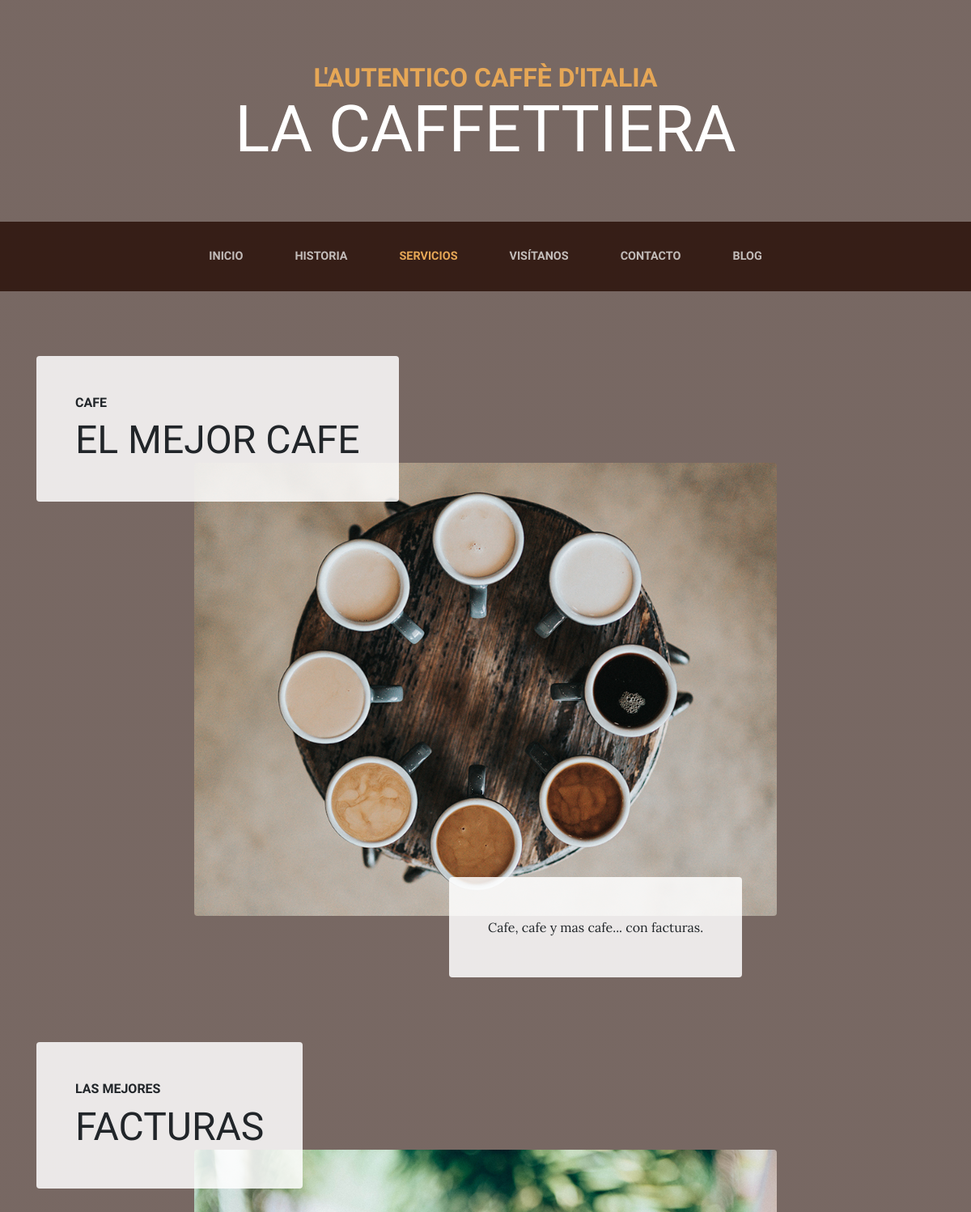
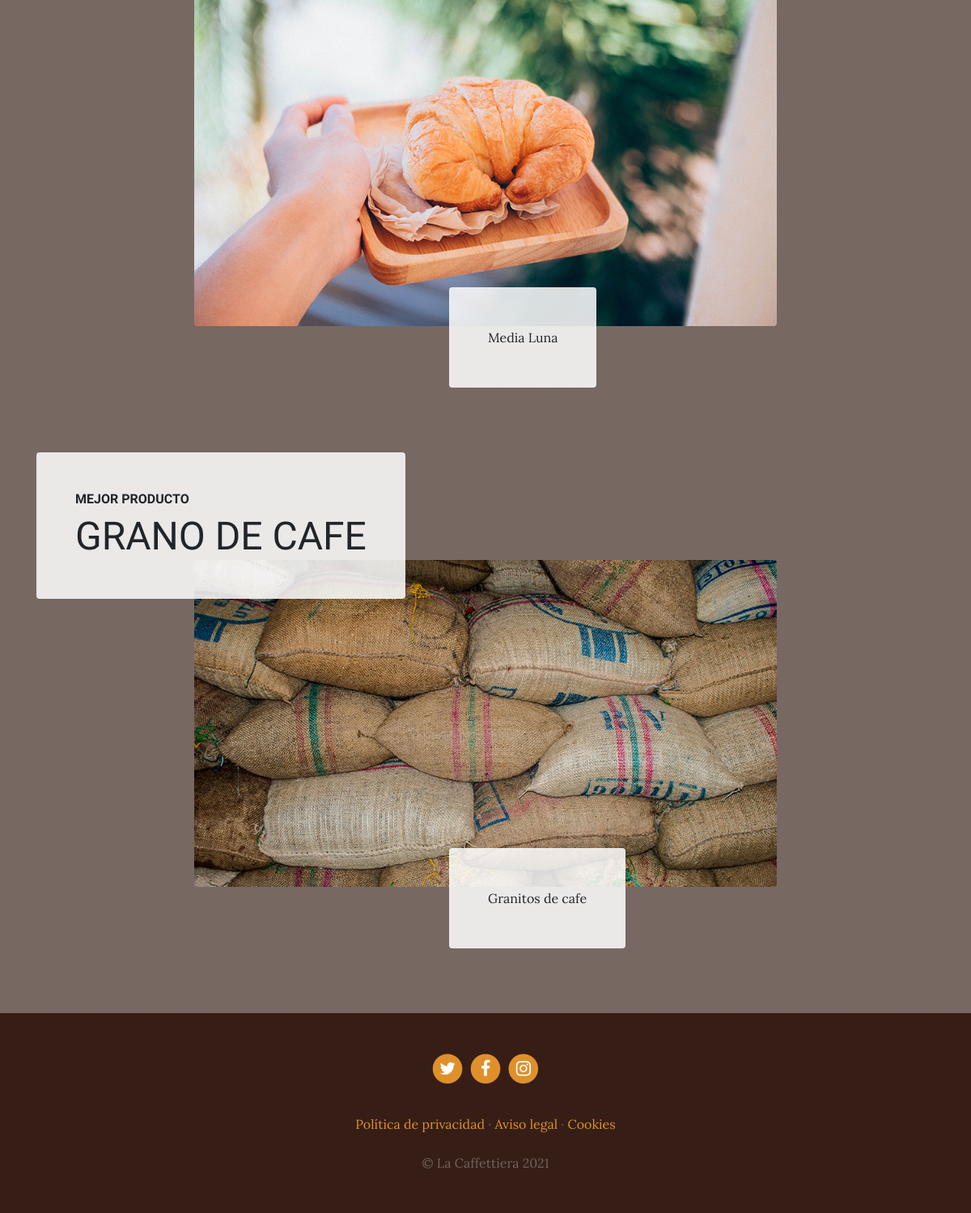
Page /services/ on the committed database (2 pictures, top to bottom).
### services/models.py (models this page shows, shortened)
class Service(models.Model):
    title = models.CharField(max_length=50, verbose_name='Titulo')
    subtitle = models.CharField(max_length=200, verbose_name='subtitulo')
    content = models.TextField(verbose_name='contenido')
    image = models.ImageField(verbose_name='Image', upload_to='services')
    created = models.DateTimeField(auto_now_add=True, verbose_name='Fecha de creacion')
    updated = models.DateTimeField(auto_now=True, verbose_name='Fecha de actualizacion')
    class Meta:
        verbose_name = 'servicio'
        verbose_name_plural = 'sevicios'
        ordering = ['-created']

### services/views.py (the view)
# urls.py: path('services/', include('services.urls')),
def services(request):
    servicios = Service.objects.all()
    return render(request, 'services/services.html', { 'servicios': servicios })

### services/templates/services/services.html (shortened to what this page needs)
{% extends "core/base.html" %}
{% load static %}
{% block content %}
{% for servicio in servicios reversed %}
    <section class="page-section">
        <div class="container">
            <div class="product-item">
            <div class="product-item-title d-flex">
                <div class="bg-faded p-5 d-flex mr-auto rounded">
                <h2 class="section-heading mb-0">
                    <span class="section-heading-upper">{{ servicio.subtitle }}</span>
                    <span class="section-heading-lower">{{ servicio.title }}</span>
                </h2>
                </div>
            </div>
            <img class="product-item-img mx-auto d-flex rounded img-fluid mb-3 mb-lg-0" src="{{ servicio.image.url }}" alt="">
            <div class="product-item-description d-flex ml-auto">
                <div class="bg-faded p-5 rounded">
                <p class="mb-0">{{ servicio.content }}</p>
                </div>
            </div>
            </div>
        </div>
    </section>
{% endfor %}
{% endblock content %}

### core/templates/core/base.html (shortened to what this page needs)
<!DOCTYPE html>
<html lang="es">
<head>
    {% load static %}
    <link href="{% static 'core/vendor/bootstrap/css/bootstrap.min.css' %}" rel="stylesheet">
    <link href="{% static 'core/vendor/font-awesome/css/font-awesome.min.css' %}" rel="stylesheet" type="text/css">
    <link href="{% static 'core/css/business-casual.css' %}" rel="stylesheet">
</head>
<body>
    <h1 class="site-heading text-center text-white d-none d-lg-block">
        <span class="site-heading-upper text-primary mb-3">L'autentico caffè d'italia</span>
        <span class="site-heading-lower">La Caffettiera</span>
    </h1>
<nav class="navbar navbar-expand-lg navbar-dark py-lg-4" id="mainNav">
<div class="container">
    <div class="collapse navbar-collapse" id="navbarResponsive">
        <ul class="navbar-nav mx-auto">
            <li class="nav-item {% if request.path == '/' %}active{% endif %} px-lg-4">
                <a class="nav-link text-uppercase text-expanded" href="{% url 'home' %}">Inicio</a>
            </li>
            <li class="nav-item {% if request.path == '/about/' %}active{% endif %} px-lg-4">
                    <a class="nav-link text-uppercase text-expanded" href="{% url 'about' %}">Historia</a>
            </li>
            <li class="nav-item {% if request.path == '/services/' %}active{% endif %} px-lg-4">
                    <a class="nav-link text-uppercase text-expanded" href="{% url 'services' %}">Servicios</a>
            </li>
            <li class="nav-item {% if request.path == '/store/' %}active{% endif %} px-lg-4">
                    <a class="nav-link text-uppercase text-expanded" href="{% url 'store' %}">Visítanos</a>
            </li>
            <li class="nav-item {% if request.path == '/contact/' %}active{% endif %} px-lg-4">
                <a class="nav-link text-uppercase text-expanded" href="{% url 'contact' %}">Contacto</a>
            </li>
            <li class="nav-item {% if request.path == '/blog/' %}active{% endif %} px-lg-4">
                <a class="nav-link text-uppercase text-expanded" href="{% url 'blog' %}">Blog</a>
            </li>
        </ul>
    </div>
</div>
</nav>
{% block content %}{% endblock content %}
<footer class="footer text-faded text-center py-5">
    <div class="container">
        <p class="m-0">
            <a href="#" class="link">
            <span class="fa-stack fa-lg">
                <i class="fa fa-circle fa-stack-2x"></i>
                <i class="fa fa-twitter fa-stack-1x fa-inverse"></i>
            </span>
            </a>
            <a href="#" class="link">
            <span class="fa-stack fa-lg">
                <i class="fa fa-circle fa-stack-2x"></i>
                <i class="fa fa-facebook fa-stack-1x fa-inverse"></i>
            </span>
            </a>
            <a href="#" class="link">
            <span class="fa-stack fa-lg">
                <i class="fa fa-circle fa-stack-2x"></i>
                <i class="fa fa-instagram fa-stack-1x fa-inverse"></i>
            </span>
            </a>
        </p>
        <p class="m-0 mbt">
            <a href="sample.html" class="link">Política de privacidad</a> ·
            <a href="sample.html" class="link">Aviso legal</a> ·
            <a href="sample.html" class="link">Cookies</a>
        </p>
        <p class="m-0 mbt1">&copy; La Caffettiera 2021</p>
    </div>
    </footer>
</body>
</html>

### core/static/core/css/business-casual.css (style rules this page uses)
body { font-family: 'Lora'; background: linear-gradient(rgba(47, 23, 15, 0.65), rgba(47, 23, 15, 0.65)), url("../img/bg.jpg"); background-attachment: fixed; background-position: center; background-size: cover; }
h1, h2, h3, h4, h5, h6 { font-family: 'Raleway'; }
p { line-height: 1.75; }
.text-faded { color: rgba(255, 255, 255, 0.3); }
.site-heading { margin-top: 5rem; margin-bottom: 5rem; text-transform: uppercase; line-height: 1; font-family: 'Raleway'; }
.site-heading .site-heading-upper { display: block; font-size: 2rem; font-weight: 800; }
.site-heading .site-heading-lower { font-size: 5rem; font-weight: 100; line-height: 4rem; }
.page-section { margin-top: 5rem; margin-bottom: 5rem; }
.section-heading { text-transform: uppercase; }
.section-heading .section-heading-upper { display: block; font-size: 1rem; font-weight: 800; padding-bottom:.5rem; }
.section-heading .section-heading-lower { display: block; font-size: 3rem; font-weight: 100; }
.bg-faded { background-color: rgba(255, 255, 255, 0.85); }
#mainNav { background-color: rgba(47, 23, 15, 0.9); font-family: 'Raleway'; }
#mainNav .navbar-nav .nav-item .nav-link { color: rgba(255, 255, 255, 0.7); font-weight: 800; }
#mainNav .navbar-nav .nav-item.active .nav-link { color: #e6a756; }
@media (min-width: 992px) { #mainNav .navbar-nav .nav-item .nav-link { font-size: 0.9rem; } }
@media (min-width: 992px) { .product-item .product-item-title { position: relative; z-index: 1; margin-bottom: -3rem; } }
@media (min-width: 992px) { .product-item .product-item-img { position: relative; z-index: 0; max-width: 60vw; } }
@media (min-width: 992px) { .product-item .product-item-description { position: relative; z-index: 1; margin-top: -3rem; max-width: 50vw; } }
.footer { background-color: rgba(47, 23, 15, 0.9); }
.text-primary { color: #e6a756 !important; }
.mbt { padding-top: 2rem; }
.mbt1 { padding-top: 1.25rem; }
a.link { color: #df902a; }

### rows in the picture
Service: subtitle "CAFE", title "EL MEJOR CAFE", image (picture), content "Cafe, cafe y mas cafe... con facturas."
Service: subtitle "LAS MEJORES", title "FACTURAS", image (picture), content "Media Luna"
Service: subtitle "MEJOR PRODUCTO", title "GRANO DE CAFE", image (picture), content "Granitos de cafe"
